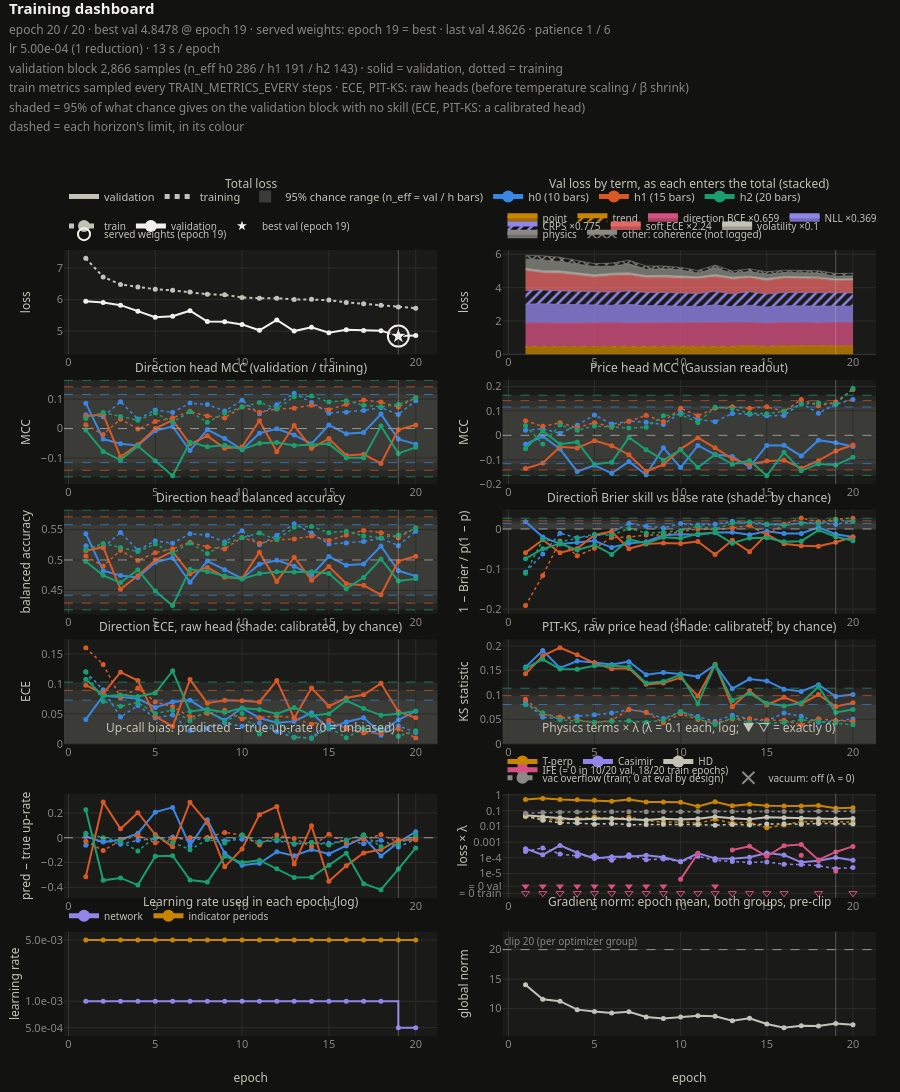
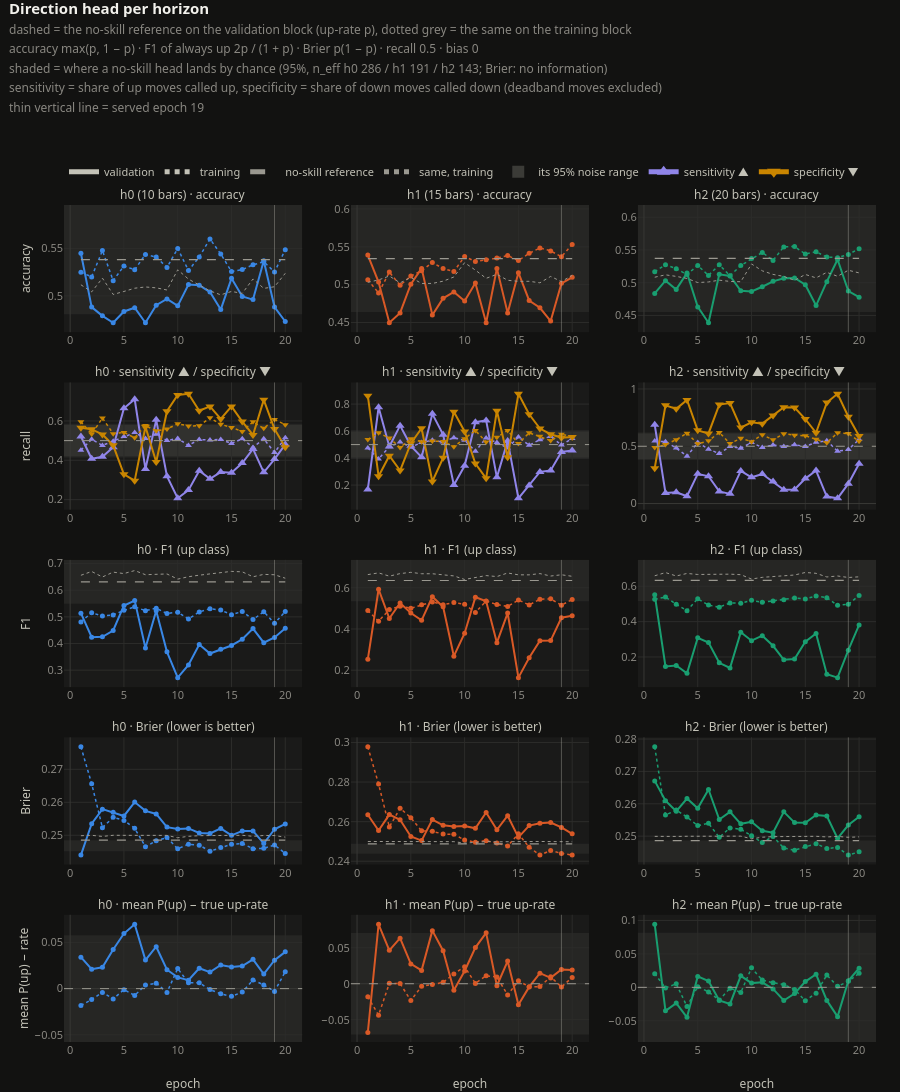
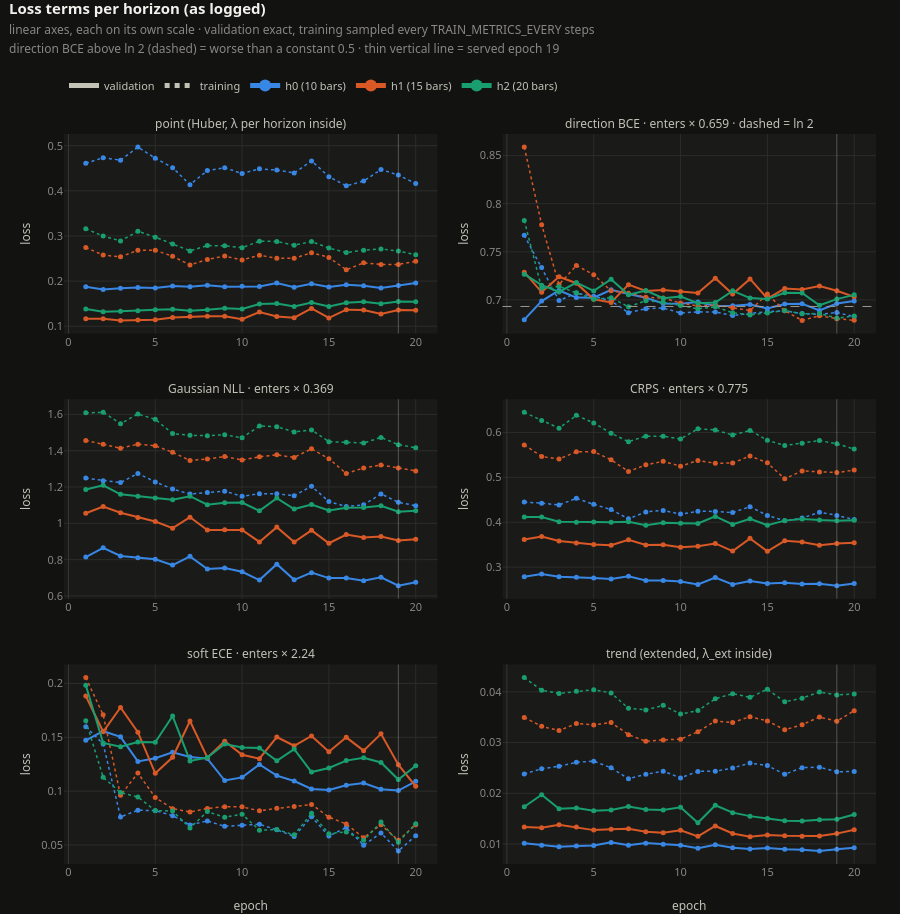
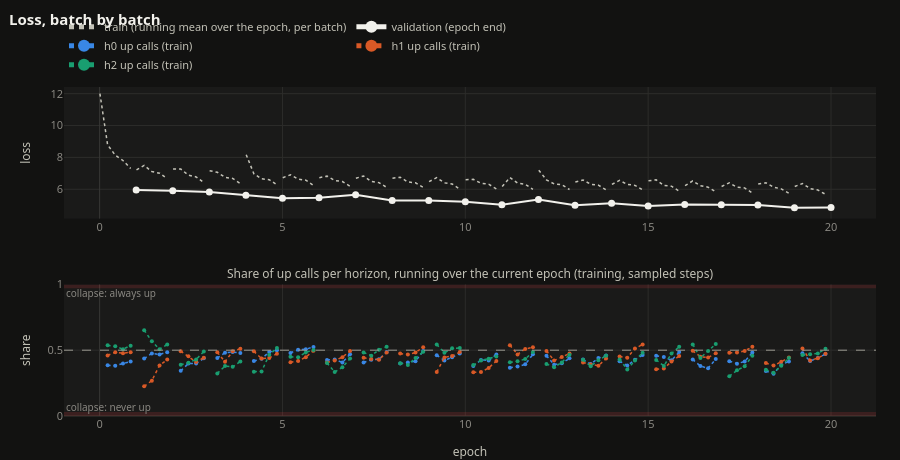

Source (notebook cell) for these figures, in order:
### Markdown cell above
### Training record

A static copy of the live dashboard, readable in the saved notebook without a running kernel. The health tiles
(hover one for what it checks) and the epoch table come first; then every per-epoch metric: total loss with the
best and served epochs, the validation loss by term as each term enters the total, MCC and balanced accuracy of
the direction head and the price head with 95% chance bands, Brier skill against the base rate, ECE and PIT-KS
with the level a calibrated head stays under, the up-call bias, the physics terms, learning rates and gradient
norm. Then the per-horizon direction metrics against their no-skill references, the loss terms per horizon, and
the loss batch by batch.

### Code cell
display(HTML(session.health_html()))
session.curves_figure().show()
session.direction_figure().show()
session.loss_terms_figure().show()
session.batch_figure().show()
